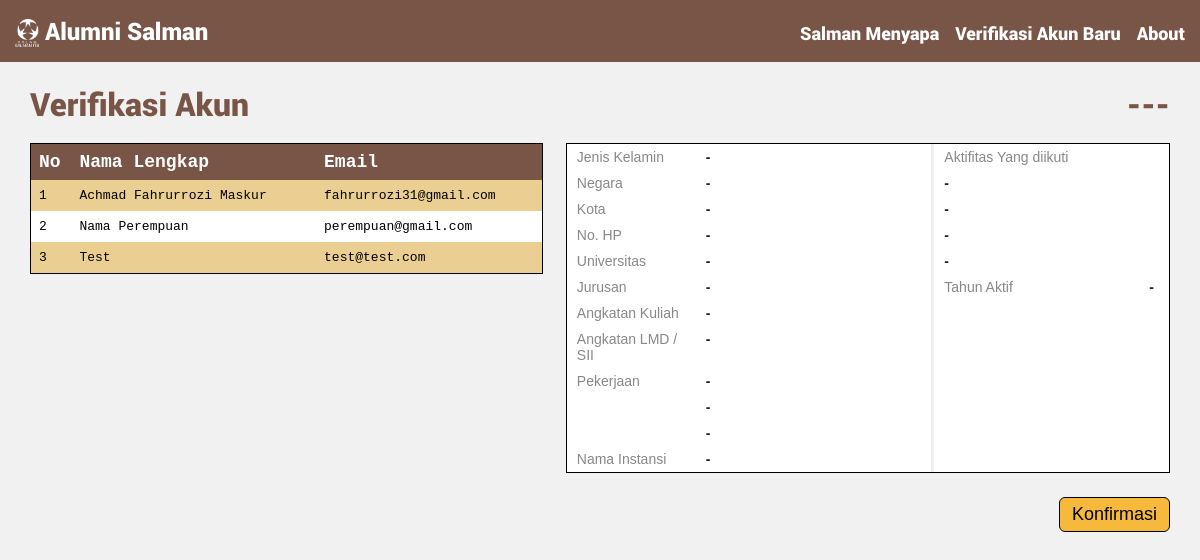
The app's page /verifikasi/ (signed in), older data.
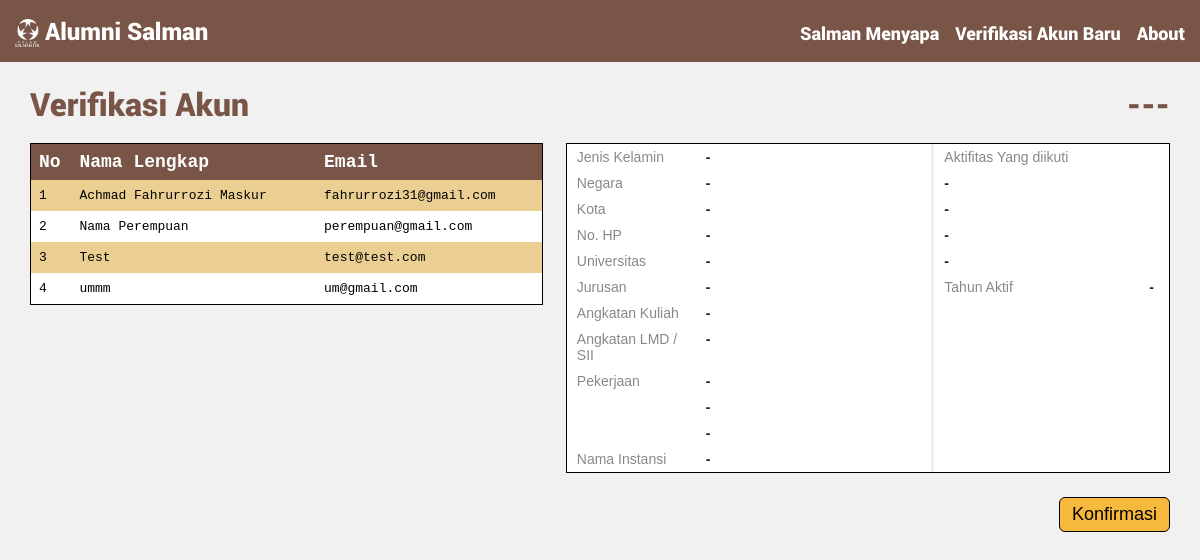
The same page, newer data.
### alumni/models.py (models this page shows)
class User(Model):
    nama = CharField(max_length=50, null=True)
    email = EmailField(max_length=30, null=True)
    gender = CharField(max_length=20, null=True)
    negara = CharField(max_length=20, null=True)
    kota = CharField(max_length=20, null=True)
    no_hp = CharField(max_length=12, null=True)
    univ = CharField(max_length=50, null=True)
    jurusan = CharField(max_length=50, null=True)
    ang_kuliah = CharField(max_length=5, null=True)
    ang_LMD = CharField(max_length=5, null=True)
    pekerjaan = TextField(null=True)
    instansi = CharField(max_length=30, null=True)
    aktifitas = TextField(null=True)
    tahun_aktif = CharField(max_length=20, null=True)
    verified = BooleanField(default=False)
    password = CharField(max_length=50, null=True)

### alumni/views.py (the view)
# urls.py: url(r'^verifikasi/$', verifikasi, name='verifikasi'),
def verifikasi(request):
    if request.user.is_authenticated:
        users = User.objects.all().filter(verified=False)
        context = {'users': users, 'usersJSON': serialize('json', User.objects.all().filter(verified=False), cls=LazyEncoder), 'counter': Counter()}
        return render(request, 'verifikasi.html', context)
    else:
        return redirect("/login/")

### alumni/templates/verifikasi.html (shortened to what this page needs)
{% extends "base.html" %}
{% block content %}
<div class="verif-content1">
    <h1 style="font-family: Roboto-Black; color: #795547;">Verifikasi Akun</h1>
    <br>
    <table class="verif-table2">
      <tr style="color: white; font-size: 18px;">
        <th style="width: 8%;">No</th>
        <th>Nama Lengkap</th>
        <th>Email</th>
      </tr>
      {% for user in users %}
          <tr id="child">
            <td>{{ forloop.counter }}</td>
            <td>{{ user.nama }}</td>
            <td>{{ user.email }}</td>
          </tr>
      {% endfor %}
    </table>
</div>
<div class="verif-content2">
    <h1 style="font-family: Roboto-Black; color: #795547; text-align: right;" id="verif-nama">---</h1>
    <br>
    <table class="tg" style="table-layout: fixed; width: 100%">
    <colgroup>
    <col style="width: 110px">
    <col style="width: 200px">
    <col style="width: 3px">
    <col style="width: 100px">
    <col style="width: 100px">
    </colgroup>
      <tr>
        <td class="tg-4d50">Jenis Kelamin</td>
        <td class="tg-5xe6" id="verif-gender">-</td>
        <td class="tg-garis"></td>
        <td class="tg-4d50" colspan="2">Aktifitas Yang diikuti</td>
      </tr>
      <tr>
        <td class="tg-4d50">Negara</td>
        <td class="tg-5xe6" id="verif-negara">-</td>
        <td class="tg-garis"></td>
        <td class="tg-5xe6" id="verif-aktifitas-1" colspan="2">-</td>
      </tr>
      <tr>
        <td class="tg-4d50">Kota</td>
        <td class="tg-5xe6" id="verif-kota">-</td>
        <td class="tg-garis"></td>
        <td class="tg-5xe6" id="verif-aktifitas-2" colspan="2">-</td>
      </tr>
      <tr>
        <td class="tg-4d50">No. HP</td>
        <td class="tg-5xe6" id="verif-no_hp">-</td>
        <td class="tg-garis"></td>
        <td class="tg-5xe6" id="verif-aktifitas-3" colspan="2">-</td>
      </tr>
      <tr>
        <td class="tg-4d50">Universitas</td>
        <td class="tg-5xe6" id="verif-univ">-</td>
        <td class="tg-garis"></td>
        <td class="tg-5xe6" id="verif-aktifitas-4" colspan="2">-</td>
      </tr>
      <tr>
        <td class="tg-4d50">Jurusan</td>
        <td class="tg-5xe6" id="verif-jurusan">-</td>
        <td class="tg-garis"></td>
        <td class="tg-4d50">Tahun Aktif</td>
        <td class="tg-jjuf" id="verif-tahun_aktif">-</td>
      </tr>
      <tr>
        <td class="tg-4d50">Angkatan Kuliah</td>
        <td class="tg-5xe6" id="verif-ang_kuliah">-</td>
        <td class="tg-garis"></td>
        <td class="tg-eh2d"></td>
        <td class="tg-eh2d"></td>
      </tr>
      <tr>
        <td class="tg-4d50">Angkatan LMD / SII</td>
        <td class="tg-5xe6" id="verif-ang_LMD">-</td>
        <td class="tg-garis"></td>
        <td class="tg-eh2d"></td>
        <td class="tg-eh2d"></td>
      </tr>
      <tr>
        <td class="tg-4d50">Pekerjaan</td>
        <td class="tg-5xe6" id="verif-pekerjaan-1">-</td>
        <td class="tg-garis"></td>
        <td class="tg-eh2d"></td>
        <td class="tg-eh2d"></td>
      </tr>
      <tr>
        <td class="tg-4d50"></td>
        <td class="tg-5xe6" id="verif-pekerjaan-2">-</td>
        <td class="tg-garis"></td>
        <td class="tg-eh2d"></td>
        <td class="tg-eh2d"></td>
      </tr>
      <tr>
        <td class="tg-4d50"></td>
        <td class="tg-5xe6" id="verif-pekerjaan-3">-</td>
        <td class="tg-garis"></td>
        <td class="tg-eh2d"></td>
        <td class="tg-eh2d"></td>
      </tr>
      <tr>
        <td class="tg-4d50">Nama Instansi</td>
        <td class="tg-5xe6" id="verif-instansi">-</td>
        <td class="tg-garis"></td>
        <td class="tg-eh2d"></td>
        <td class="tg-eh2d"></td>
      </tr>
    </table>
    <button onclick="alert(1)" class="buttonConfirm"><span>Konfirmasi </span></button>
</div>
{% endblock %}

Row changes from the older to the newer data that the page shows:
added User: nama "ummm", email "um@gmail.com"
